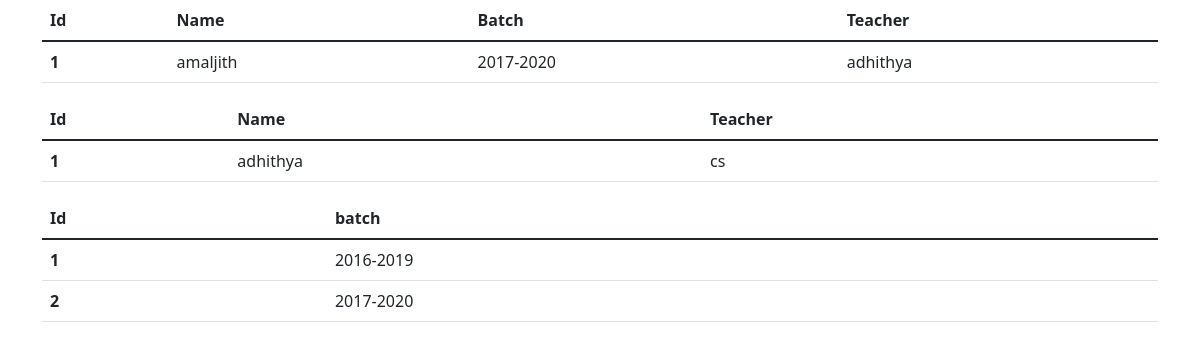
Before: / with the older database file.
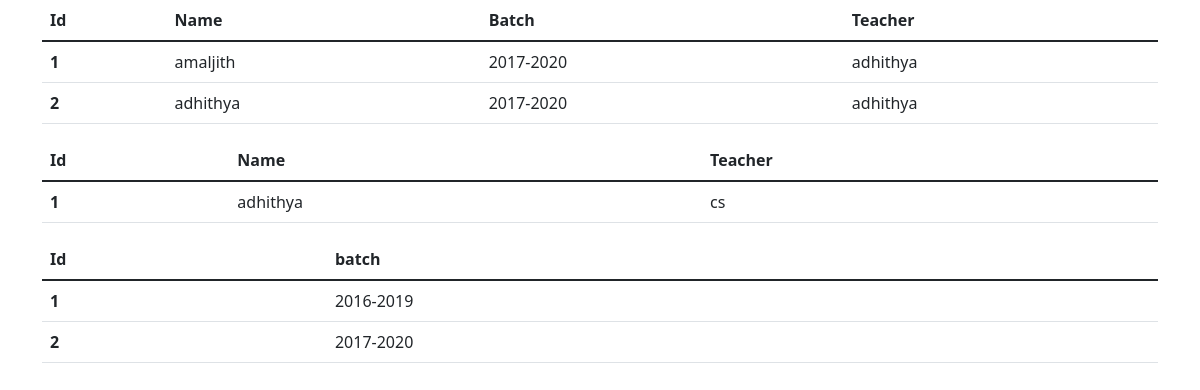
After: the same page with the newer database file.
### student/models.py (models this page shows)
class Student(models.Model):
    name=models.CharField(max_length=255)
    batch=models.ForeignKey(Batch,on_delete=models.CASCADE)
    teacher=models.ForeignKey(Teacher,on_delete=models.CASCADE)

class Batch(models.Model):
    batch=models.CharField(max_length=255)
    def __str__(self) :
        return self.batch

class Teacher(models.Model):
    name=models.CharField(max_length=255)
    department=models.ForeignKey(Department,on_delete=models.CASCADE)
    def __str__(self) :
        return self.name

class Department(models.Model):
    name=models.CharField(max_length=255)
    def __str__(self) :
        return self.name

### student/views.py (the view)
# urls.py: path('',views.index,name='index'),
def index(request):
    student=Student.objects.all()
    teacher=Teacher.objects.all()
    batch=Batch.objects.all()
    return render(request,'index.html',{'student':student,'teacher':teacher,'batch':batch})

### student/templates/index.html (shortened to what this page needs)
  <!doctype html>
<html lang="en">
  <head>
    <link href="https://cdn.jsdelivr.net/npm/bootstrap@5.1.3/dist/css/bootstrap.min.css" rel="stylesheet">
  </head>
  <body>
    <div class="container">
      <table class="table">
        <thead>
          <tr>
            <th scope="col">Id</th>
            <th scope="col">Name</th>
            <th scope="col">Batch</th>
            <th scope="col">Teacher</th>
          </tr>
        </thead>
        <tbody>
          <tr>
            {%for i in student%}
            <th scope="row">{{i.id}}</th>
            <td>{{i.name}}</td>
            <td>{{i.batch}}</td>
            <td>{{i.teacher}}</td>
          </tr>
         {%endfor%}
        </tbody>
      </table>
      <table class="table">
        <thead>
          <tr>
            <th scope="col">Id</th>
            <th scope="col">Name</th>
            <th scope="col">Teacher</th>
          </tr>
        </thead>
        <tbody>
          <tr>
            {%for i in teacher%}
            <th scope="row">{{i.id}}</th>
            <td>{{i.name}}</td>
            <td>{{i.department}}</td>
          </tr>
         {%endfor%}
        </tbody>
      </table>
      <table class="table">
        <thead>
          <tr>
            <th scope="col">Id</th>
            <th scope="col">batch</th>
          </tr>
        </thead>
        <tbody>
          <tr>
            {%for i in batch%}
            <th scope="row">{{i.id}}</th>
            <td>{{i.batch}}</td>
          </tr>
         {%endfor%}
        </tbody>
      </table>
    </div>
  </body>
</html>

Changed rows visible on the page:
added Student: id "2", name "adhithya", batch "2017-2020", teacher "adhithya"
